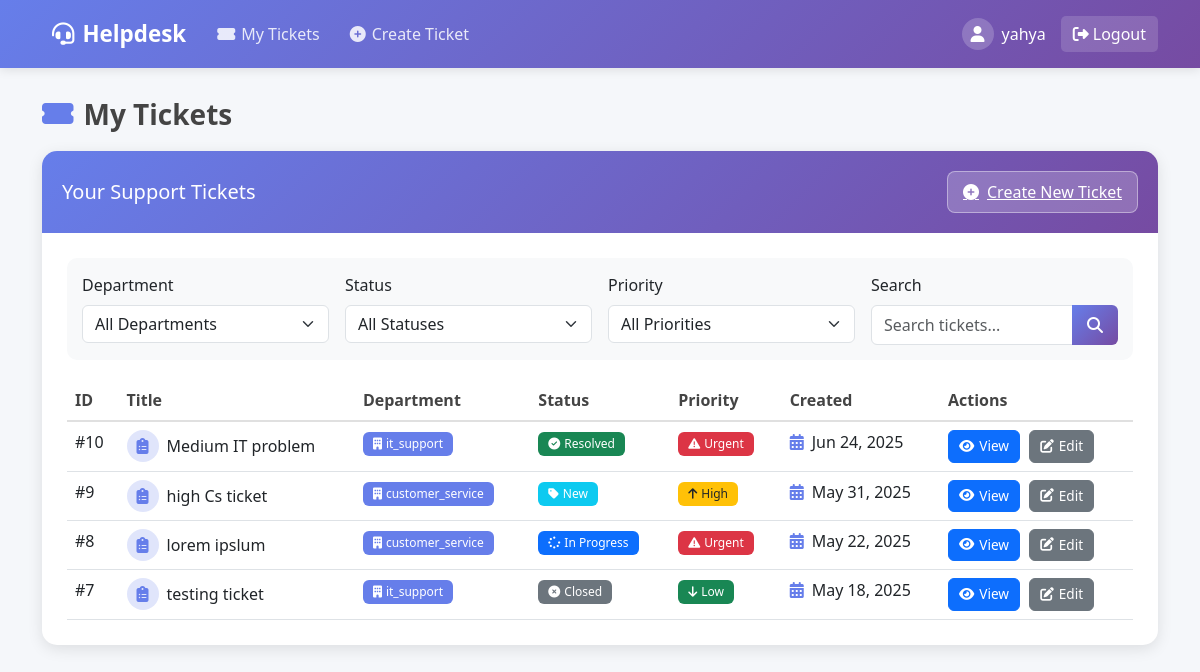
Screenshot of /my-tickets/ (signed in) with the database file from the repository.
### tickets/models.py (models this page shows, shortened)
class Ticket(models.Model):
    STATUS_CHOICES = (
        ('new', 'New'),
        ('in_progress', 'In Progress'),
        ('pending', 'Pending'),
        ('resolved', 'Resolved'),
        ('closed', 'Closed'),
    )
    PRIORITY_CHOICES = (
        ('low', 'Low'),
        ('medium', 'Medium'),
        ('high', 'High'),
        ('urgent', 'Urgent'),
    )
    title = models.CharField(max_length=200)
    description = models.TextField()
    created_by = models.ForeignKey(User, on_delete=models.CASCADE, related_name='created_tickets')
    assigned_to = models.ForeignKey(User, on_delete=models.SET_NULL, null=True, blank=True, related_name='assigned_tickets')
    department = models.ForeignKey(Department, on_delete=models.PROTECT, related_name='tickets', null=True, blank=True)
    status = models.CharField(max_length=20, choices=STATUS_CHOICES, default='new')
    priority = models.CharField(max_length=20, choices=PRIORITY_CHOICES, default='medium')
    created_at = models.DateTimeField(auto_now_add=True)
    updated_at = models.DateTimeField(auto_now=True)
    resolution_notes = models.TextField(blank=True, null=True, help_text="Notes about how the ticket was resolved")

class Department(models.Model):
    name = models.CharField(max_length=100, unique=True)
    description = models.TextField(blank=True)
    staff = models.ManyToManyField(User, related_name='departments', limit_choices_to={'is_staff': True})
    created_at = models.DateTimeField(auto_now_add=True)

### tickets/views.py (the view)
# urls.py: path('my-tickets/', views.my_tickets, name='my_tickets'),
@login_required
def my_tickets(request):
    if request.user.is_staff or request.user.is_superuser:
        messages.warning(request, "Staff and administrators do not have personal tickets.")
        return redirect('dashboard')
    status = request.GET.get('status', '')
    priority = request.GET.get('priority', '')
    search = request.GET.get('search', '')
    department_id = request.GET.get('department', '')
    tickets = Ticket.objects.filter(created_by=request.user)
    if status:
        tickets = tickets.filter(status=status)
    if priority:
        tickets = tickets.filter(priority=priority)
    if department_id:
        tickets = tickets.filter(department_id=department_id)
    if search:
        tickets = tickets.filter(
            Q(title__icontains=search) |
            Q(description__icontains=search)
        )
    tickets = tickets.order_by('-created_at')
    departments = Department.objects.all()
    context = {
        'tickets': tickets,
        'status_filter': status,
        'priority_filter': priority,
        'search_query': search,
        'departments': departments,
        'selected_department': department_id,
    }
    return render(request, 'tickets/my_tickets.html', context)

### tickets/templates/tickets/my_tickets.html (shortened to what this page needs)
{% extends 'base.html' %}
{% block content %}
<div class="row mb-4">
    <div class="col-12">
        <h3 class="ticket-title">
            <i class="fas fa-ticket-alt"></i>My Tickets
        </h3>
        <div class="ticket-card">
            <div class="ticket-header">
                <h5 class="mb-0">Your Support Tickets</h5>
                <a href="{% url 'create_ticket' %}" class="create-ticket-btn">
                    <i class="fas fa-plus-circle"></i> Create New Ticket
                </a>
            </div>
            <div class="ticket-body">
                <form method="get" class="filter-form">
                    <div class="row g-3">
                        <div class="col-md-3">
                            <label class="form-label">Department</label>
                            <select name="department" class="form-select">
                                <option value="">All Departments</option>
                            </select>
                        </div>
                        <div class="col-md-3">
                            <label class="form-label">Status</label>
                            <select name="status" class="form-select">
                                <option value="">All Statuses</option>
                            </select>
                        </div>
                        <div class="col-md-3">
                            <label class="form-label">Priority</label>
                            <select name="priority" class="form-select">
                                <option value="">All Priorities</option>
                            </select>
                        </div>
                        <div class="col-md-3">
                            <label class="form-label">Search</label>
                            <div class="input-group">
                                <input type="text" name="search" class="form-control" placeholder="Search tickets..." value="{{ search_query }}">
                                <button type="submit" class="btn filter-btn">
                                    <i class="fas fa-search"></i>
                                </button>
                            </div>
                        </div>
                    </div>
                </form>
                {% if tickets %}
                <div class="table-responsive">
                    <table class="table table-hover">
                        <thead>
                            <tr>
                                <th>ID</th>
                                <th>Title</th>
                                <th>Department</th>
                                <th>Status</th>
                                <th>Priority</th>
                                <th>Created</th>
                                <th>Actions</th>
                            </tr>
                        </thead>
                        <tbody>
                            {% for ticket in tickets %}
                            <tr>
                                <td>#{{ ticket.id }}</td>
                                <td>
                                    <div class="d-flex align-items-center">
                                        <div class="me-2" style="background-color: rgba(102, 126, 234, 0.2); width: 32px; height: 32px; border-radius: 50%; display: flex; align-items: center; justify-content: center;">
                                            <i class="fas fa-clipboard-list" style="color: var(--primary-color);"></i>
                                        </div>
                                        {{ ticket.title }}
                                    </div>
                                </td>
                                <td>
                                    <span class="badge" style="background-color: var(--primary-color);">
                                        <i class="fas fa-building me-1"></i>{{ ticket.department.name }}
                                    </span>
                                </td>
                                <td>
                                    {% if ticket.status == 'new' %}
                                    <span class="badge bg-info">
                                        <i class="fas fa-tag me-1"></i>New
                                    </span>
                                    {% elif ticket.status == 'in_progress' %}
                                    <span class="badge bg-primary">
                                        <i class="fas fa-spinner me-1"></i>In Progress
                                    </span>
                                    {% elif ticket.status == 'pending' %}
                                    <span class="badge bg-warning text-dark">
                                        <i class="fas fa-clock me-1"></i>Pending
                                    </span>
                                    {% elif ticket.status == 'resolved' %}
                                    <span class="badge bg-success">
                                        <i class="fas fa-check-circle me-1"></i>Resolved
                                    </span>
                                    {% else %}
                                    <span class="badge bg-secondary">
                                        <i class="fas fa-times-circle me-1"></i>Closed
                                    </span>
                                    {% endif %}
                                </td>
                                <td>
                                    {% if ticket.priority == 'low' %}
                                    <span class="badge bg-success">
                                        <i class="fas fa-arrow-down me-1"></i>Low
                                    </span>
                                    {% elif ticket.priority == 'medium' %}
                                    <span class="badge bg-info">
                                        <i class="fas fa-minus me-1"></i>Medium
                                    </span>
                                    {% elif ticket.priority == 'high' %}
                                    <span class="badge bg-warning text-dark">
                                        <i class="fas fa-arrow-up me-1"></i>High
                                    </span>
                                    {% else %}
                                    <span class="badge bg-danger">
                                        <i class="fas fa-exclamation-triangle me-1"></i>Urgent
                                    </span>
                                    {% endif %}
                                </td>
                                <td>
                                    <span class="d-flex align-items-center">
                                        <i class="fas fa-calendar-alt me-2" style="color: var(--primary-color);"></i>
                                        {{ ticket.created_at|date:"M d, Y" }}
                                    </span>
                                </td>
                                <td>
                                    <a href="{% url 'ticket_detail' ticket.id %}" class="btn btn-primary btn-sm action-btn">
                                        <i class="fas fa-eye"></i>View
                                    </a>
                                    <a href="{% url 'update_ticket' ticket.id %}" class="btn btn-secondary btn-sm action-btn">
                                        <i class="fas fa-edit"></i>Edit
                                    </a>
                                </td>
                            </tr>
                            {% endfor %}
                        </tbody>
                    </table>
                </div>
                {% endif %}
            </div>
        </div>
    </div>
</div>
{% endblock %}

### templates/base.html (shortened to what this page needs)
<!DOCTYPE html>
<html lang="en">
<head>
    <link href="https://cdn.jsdelivr.net/npm/bootstrap@5.3.0/dist/css/bootstrap.min.css" rel="stylesheet">
    <link rel="stylesheet" href="https://cdnjs.cloudflare.com/ajax/libs/font-awesome/6.4.0/css/all.min.css">
</head>
<body>
    <nav class="navbar navbar-expand-lg navbar-dark">
        <div class="container">
            <a class="navbar-brand" href="{% url 'dashboard' %}">
                <i class="fas fa-headset me-2"></i>Helpdesk
            </a>
            <div class="collapse navbar-collapse" id="navbarNav">
                <ul class="navbar-nav me-auto">
                    {% if user.is_authenticated %}
                    {% if not user.is_staff and not user.is_superuser %}
                    <li class="nav-item">
                        <a class="nav-link" href="{% url 'my_tickets' %}">
                            <i class="fas fa-ticket-alt nav-icon"></i>My Tickets
                        </a>
                    </li>
                    <li class="nav-item">
                        <a class="nav-link" href="{% url 'create_ticket' %}">
                            <i class="fas fa-plus-circle nav-icon"></i>Create Ticket
                        </a>
                    </li>
                    {% endif %}
                    {% endif %}
                </ul>
                <ul class="navbar-nav">
                    {% if user.is_authenticated %}
                    <li class="nav-item user-welcome">
                        <div class="user-avatar">
                            <i class="fas fa-user"></i>
                        </div>
                        <span>{{ user.username }}</span>
                    </li>
                    <li class="nav-item">
                        <form method="post" action="{% url 'accounts:logout' %}" class="d-inline">
                            <button type="submit" class="logout-btn">
                                <i class="fas fa-sign-out-alt me-1"></i>Logout
                            </button>
                        </form>
                    </li>
                    {% else %}
                    <li class="nav-item">
                        <a class="nav-link" href="{% url 'accounts:login' %}">
                            <i class="fas fa-sign-in-alt me-1"></i>Login
                        </a>
                    </li>
                    {% endif %}
                </ul>
            </div>
        </div>
    </nav>
    <div class="container">
        <div class="content">
            {% block content %}
            {% endblock %}
        </div>
    </div>
</body>
</html>

### templates/base.html (style rules this page uses)
:root { --primary-color: #667eea; --primary-dark: #5a6fd9; --secondary-color: #764ba2; --secondary-dark: #6a429c; --light-bg: #f5f7fa; --card-shadow: 0 4px 15px rgba(0, 0, 0, 0.1); }
body { background-color: var(--light-bg); font-family: 'Segoe UI', Tahoma, Geneva, Verdana, sans-serif; min-height: 100vh; padding-bottom: 40px; }
.navbar { background: linear-gradient(135deg, var(--primary-color) 0%, var(--secondary-color) 100%); box-shadow: 0 2px 10px rgba(0, 0, 0, 0.1); padding: 12px 0; margin-bottom: 30px; }
.navbar-brand { font-weight: 600; font-size: 1.4rem; padding-left: 10px; }
.navbar-dark .navbar-nav .nav-link { color: rgba(255, 255, 255, 0.85); font-weight: 500; padding: 8px 15px; border-radius: 5px; transition: all 0.3s; }
.nav-icon { margin-right: 6px; }
.user-welcome { display: flex; align-items: center; color: white; padding: 0 15px; }
.user-avatar { background-color: rgba(255, 255, 255, 0.2); width: 32px; height: 32px; border-radius: 50%; display: flex; align-items: center; justify-content: center; margin-right: 8px; }
.logout-btn { background-color: rgba(255, 255, 255, 0.15); border-radius: 5px; color: white; border: none; padding: 6px 12px; transition: all 0.3s; }

### tickets/templates/tickets/my_tickets.html (style rules this page uses)
.ticket-card { border: none; border-radius: 15px; box-shadow: var(--card-shadow); overflow: hidden; margin-bottom: 25px; background-color: white; }
.ticket-header { background: linear-gradient(135deg, var(--primary-color) 0%, var(--secondary-color) 100%); padding: 20px; color: white; display: flex; justify-content: space-between; align-items: center; }
.ticket-body { padding: 25px; }
.create-ticket-btn { background-color: rgba(255, 255, 255, 0.2); border: 1px solid rgba(255, 255, 255, 0.4); color: white; border-radius: 8px; padding: 8px 15px; font-weight: 500; transition: all 0.3s; display: flex; align-items: center; }
.create-ticket-btn i { margin-right: 8px; }
.table { margin-bottom: 0; }
.table thead th { border-top: none; border-bottom: 2px solid #e0e0e0; font-weight: 600; color: #444; }
.action-btn { border-radius: 6px; padding: 5px 10px; font-size: 0.85rem; margin-right: 5px; display: inline-flex; align-items: center; }
.action-btn i { margin-right: 5px; }
.badge { padding: 6px 10px; font-weight: 500; border-radius: 6px; margin-right: 5px; }
.ticket-title { font-weight: 600; margin-bottom: 20px; color: #444; display: flex; align-items: center; }
.ticket-title i { margin-right: 10px; color: var(--primary-color); }
.filter-form { background-color: #f8f9fa; border-radius: 10px; padding: 15px; margin-bottom: 20px; }
.filter-btn { background: linear-gradient(135deg, var(--primary-color) 0%, var(--secondary-color) 100%); border: none; border-radius: 6px; color: white; padding: 8px 15px; font-weight: 500; transition: all 0.3s; }

### rows the page displays
Ticket: id "10", title "Medium IT problem", department.name "it_support", status "resolved" (drawn), priority "urgent" (drawn), created_at "Jun 24, 2025"
Ticket: id "9", title "high Cs ticket", department.name "customer_service", status "new" (drawn), priority "high" (drawn), created_at "May 31, 2025"
Ticket: id "8", title "lorem ipslum", department.name "customer_service", status "in_progress" (drawn), priority "urgent" (drawn), created_at "May 22, 2025"
Ticket: id "7", title "testing ticket", department.name "it_support", status "closed" (drawn), priority "low" (drawn), created_at "May 18, 2025"

### other values shown
{{ user.username }} "yahya"
